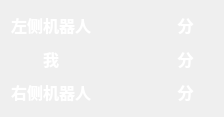
<?xml version="1.0" encoding="UTF-8"?>
<ui version="4.0">
 <class>ScorePanel</class>
 <widget class="QWidget" name="ScorePanel">
  <property name="geometry">
   <rect>
    <x>0</x>
    <y>0</y>
    <width>224</width>
    <height>117</height>
   </rect>
  </property>
  <property name="windowTitle">
   <string>Form</string>
  </property>
  <layout class="QGridLayout" name="gridLayout">
   <item row="0" column="2">
    <widget class="QLabel" name="score1">
     <property name="font">
      <font>
       <family>微软雅黑</family>
       <pointsize>12</pointsize>
       <bold>true</bold>
      </font>
     </property>
     <property name="styleSheet">
      <string notr="true">color: rgb(255, 255, 255);</string>
     </property>
     <property name="text">
      <string>分</string>
     </property>
     <property name="alignment">
      <set>Qt::AlignCenter</set>
     </property>
    </widget>
   </item>
   <item row="4" column="2">
    <widget class="QLabel" name="score3">
     <property name="font">
      <font>
       <family>微软雅黑</family>
       <pointsize>12</pointsize>
       <bold>true</bold>
      </font>
     </property>
     <property name="styleSheet">
      <string notr="true">color: rgb(255, 255, 255);</string>
     </property>
     <property name="text">
      <string>分</string>
     </property>
     <property name="alignment">
      <set>Qt::AlignCenter</set>
     </property>
    </widget>
   </item>
   <item row="1" column="2">
    <widget class="QLabel" name="score2">
     <property name="font">
      <font>
       <family>微软雅黑</family>
       <pointsize>12</pointsize>
       <bold>true</bold>
      </font>
     </property>
     <property name="styleSheet">
      <string notr="true">color: rgb(255, 255, 255);</string>
     </property>
     <property name="text">
      <string>分</string>
     </property>
     <property name="alignment">
      <set>Qt::AlignCenter</set>
     </property>
    </widget>
   </item>
   <item row="0" column="0">
    <widget class="QLabel" name="leftTitle">
     <property name="font">
      <font>
       <family>微软雅黑</family>
       <pointsize>12</pointsize>
       <bold>true</bold>
      </font>
     </property>
     <property name="styleSheet">
      <string notr="true">color: rgb(255, 255, 255);</string>
     </property>
     <property name="text">
      <string>左侧机器人</string>
     </property>
     <property name="alignment">
      <set>Qt::AlignCenter</set>
     </property>
    </widget>
   </item>
   <item row="1" column="0">
    <widget class="QLabel" name="meTitle">
     <property name="font">
      <font>
       <family>微软雅黑</family>
       <pointsize>12</pointsize>
       <bold>true</bold>
      </font>
     </property>
     <property name="styleSheet">
      <string notr="true">color: rgb(255, 255, 255);</string>
     </property>
     <property name="text">
      <string>我</string>
     </property>
     <property name="alignment">
      <set>Qt::AlignCenter</set>
     </property>
    </widget>
   </item>
   <item row="4" column="0">
    <widget class="QLabel" name="rightTitle">
     <property name="font">
      <font>
       <family>微软雅黑</family>
       <pointsize>12</pointsize>
       <bold>true</bold>
      </font>
     </property>
     <property name="styleSheet">
      <string notr="true">color: rgb(255, 255, 255);</string>
     </property>
     <property name="text">
      <string>右侧机器人</string>
     </property>
     <property name="alignment">
      <set>Qt::AlignCenter</set>
     </property>
    </widget>
   </item>
   <item row="4" column="1">
    <widget class="QLabel" name="rightScore">
     <property name="font">
      <font>
       <family>微软雅黑</family>
       <pointsize>12</pointsize>
       <bold>true</bold>
      </font>
     </property>
     <property name="styleSheet">
      <string notr="true">color: rgb(255, 255, 255);</string>
     </property>
     <property name="text">
      <string/>
     </property>
     <property name="alignment">
      <set>Qt::AlignCenter</set>
     </property>
    </widget>
   </item>
   <item row="0" column="1">
    <widget class="QLabel" name="leftScore">
     <property name="font">
      <font>
       <family>微软雅黑</family>
       <pointsize>12</pointsize>
       <bold>true</bold>
      </font>
     </property>
     <property name="styleSheet">
      <string notr="true">color: rgb(255, 255, 255);</string>
     </property>
     <property name="text">
      <string/>
     </property>
     <property name="alignment">
      <set>Qt::AlignCenter</set>
     </property>
    </widget>
   </item>
   <item row="1" column="1">
    <widget class="QLabel" name="meScore">
     <property name="font">
      <font>
       <family>微软雅黑</family>
       <pointsize>12</pointsize>
       <bold>true</bold>
      </font>
     </property>
     <property name="styleSheet">
      <string notr="true">color: rgb(255, 255, 255);</string>
     </property>
     <property name="text">
      <string/>
     </property>
     <property name="alignment">
      <set>Qt::AlignCenter</set>
     </property>
    </widget>
   </item>
  </layout>
 </widget>
 <resources/>
 <connections/>
</ui>
